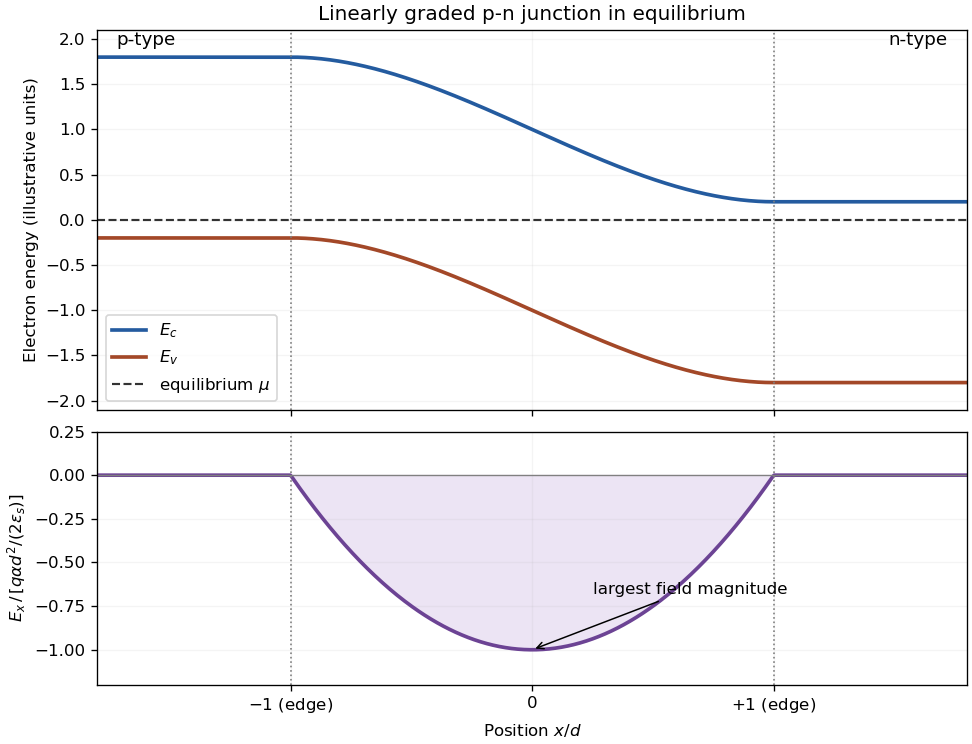

Write Python code to recreate this figure.
"""Original depletion-model band diagram and field for a graded p-n junction."""
from pathlib import Path
import matplotlib
matplotlib.use("Agg")
import matplotlib.pyplot as plt
import numpy as np

x = np.linspace(-1.8, 1.8, 700)
s = np.clip(x, -1, 1)
potential = 0.5 + 0.75 * s - 0.25 * s**3
field = np.where(abs(x) <= 1, x**2 - 1, 0)
fig, (bands, electric) = plt.subplots(2, 1, figsize=(8.1, 6.2), sharex=True,
                                     layout="constrained", height_ratios=[1.5, 1])
bands.plot(x, 1.8 - 1.6 * potential, color="#245b9f", lw=2.2, label=r"$E_c$")
bands.plot(x, -0.2 - 1.6 * potential, color="#a34828", lw=2.2, label=r"$E_v$")
bands.axhline(0, color="0.2", ls="--", lw=1.3, label=r"equilibrium $\mu$")
bands.set(ylim=(-2.1, 2.1), ylabel="Electron energy (illustrative units)",
          title="Linearly graded p-n junction in equilibrium")
bands.text(-1.72, 1.93, "p-type", fontsize=11)
bands.text(1.72, 1.93, "n-type", ha="right", fontsize=11)
bands.legend(loc="lower left", fontsize=10)
electric.plot(x, field, color="#6c4394", lw=2.2)
electric.fill_between(x, field, 0, color="#ece4f4")
electric.axhline(0, color="0.5", lw=0.8)
electric.annotate("largest field magnitude", xy=(0, -1), xytext=(0.25, -0.68),
                  arrowprops={"arrowstyle": "->", "lw": 0.9}, fontsize=10)
electric.set(xlim=(-1.8, 1.8), ylim=(-1.2, 0.25), xlabel=r"Position $x/d$",
             ylabel=r"$E_x\,/\,[q\alpha d^2/(2\varepsilon_s)]$")
electric.set_xticks([-1, 0, 1], [r"$-1$ (edge)", "0", r"$+1$ (edge)"])
for ax in [bands, electric]:
    for edge in [-1, 1]:
        ax.axvline(edge, color="0.5", ls=":", lw=1)
    ax.grid(alpha=0.13)
fig.savefig(Path(__file__).with_suffix(".png").name, dpi=120, facecolor="white")
